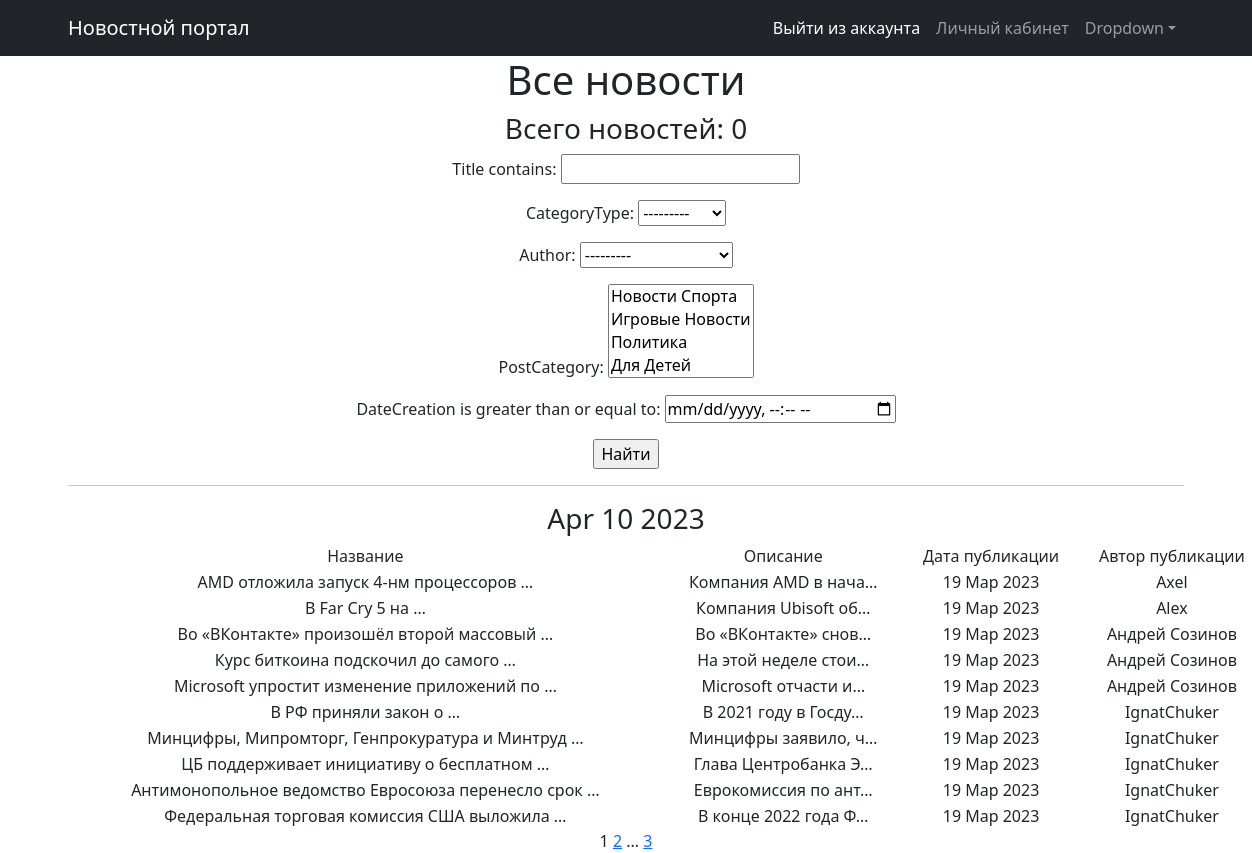
Before: /news/ with the older database file.
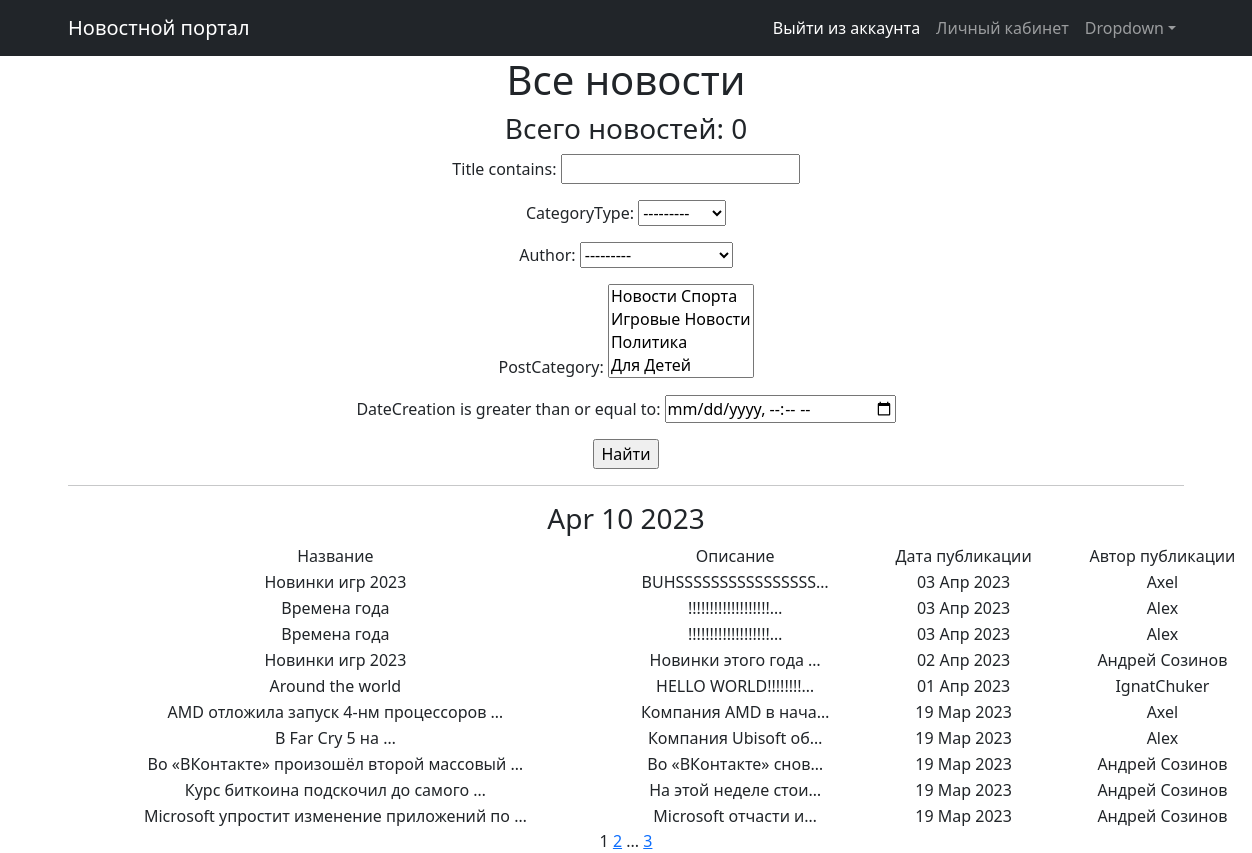
After: the same page with the newer database file.
### news/models.py (models this page shows, shortened)
class Post(models.Model):
    author = models.ForeignKey(Author, on_delete=models.CASCADE)
    NEWS = 'NW'
    ARTICLE = 'AR'
    CATEGORY_CHOICES = (
        (NEWS, 'Новость'),
        (ARTICLE, 'Статья'),
    )
    categoryType = models.CharField(max_length=2, choices=CATEGORY_CHOICES, default=ARTICLE)
    dateCreation = models.DateTimeField(auto_now_add=True)
    postCategory = models.ManyToManyField(Category, through='PostCategory')
    title = models.CharField(max_length=128)
    text = models.TextField()
    rating = models.SmallIntegerField(default=0)

class Author(models.Model):
    authorUser = models.OneToOneField(User, on_delete=models.CASCADE)
    ratingAuthor = models.SmallIntegerField(default=0)
    def __str__(self):
        return self.authorUser.username

### news/views.py (the view)
# urls.py: path('', NewsList.as_view(), name='news_list'),
class NewsList(ListView):
    model = Post
    ordering = '-dateCreation'
    template_name = 'news.html'
    context_object_name = 'news'
    paginate_by = 10
    def get_queryset(self):
        queryset = super().get_queryset()
        self.filterset = NewsFilter(self.request.GET, queryset)
        return self.filterset.qs
    def get_context_data(self, **kwargs):
        context = super().get_context_data(**kwargs)
        context['filterset'] = self.filterset
        return context

### news/models.py (called while the page is built)
    def __str__(self):
        return self.name.title()

### news/templatetags/custom_filters.py (called while the page is built)
@register.filter()
def censor(text):
    censor_words = [
        'редиска', 'Убийство', 'Война', 'ИГИЛ'
    ]
    if type(text) != str:
        raise TypeError('Данные не являются строкой')
    for word in text.split():
        if word in censor_words:
            text = text.replace(word, f"{word[0]}{'*' * (len(word) - 1)}")
    return f'{text}'

### news/templatetags/custom_tags.py (called while the page is built)
@register.simple_tag()
def current_time(format_string='%b %d %Y'):
    return datetime.utcnow().strftime(format_string)

### templates/news.html (shortened to what this page needs)
{% extends 'flatpages/default.html' %}
{% load custom_filters %}
{% load custom_tags %}
{% block content %}
    <h1>Все новости</h1>
    <h3>Всего новостей: {{ newss|length }}</h3>
    <form action="" method="get">
        {{ filterset.form.as_p }}
        <input type="submit" value="Найти" />
    </form>
    <hr>
    {% if news %}
        <h3>{% current_time '%b %d %Y' %}</h3>
        <table align="center" width="1200">
            <tr>
                <tr>
                    <td>Название</td>
                    <td>Описание</td>
                    <td>Дата публикации</td>
                    <td>Автор публикации</td>
                </tr>
                {% for newss in news %}
                    <tr>
                        <td>{{ newss.title|censor|truncatewords:5 }}</td>
                        <td>{{ newss.text|censor|truncatechars:20 }}</td>
                        <td>{{ newss.dateCreation|date:' d M Y' }}</td>
                        <td>{{ newss.author }}</td>
                    </tr>
                {% endfor %}
        </table>
    {% else %}
        <h2>Новостей нет!</h2>
    {% endif %}
    {{ page_obj.number }}
    {% if page_obj.has_next %}
        <a href="?page={{ page_obj.next_page_number }}">{{ page_obj.next_page_number }}</a>
        {% if paginator.num_pages != page_obj.next_page_number %}
            ...
            <a href="?page={{ page_obj.paginator.num_pages }}">{{ page_obj.paginator.num_pages }}</a>
        {% endif %}
    {% endif %}
{% endblock content %}

Changed rows visible on the page:
no longer on this page (row unchanged): Post: title|censor "В РФ приняли закон о …", text|censor "В 2021 году в Госду…", dateCreation "19 Мар 2023", author "IgnatChuker"
no longer on this page (row unchanged): Post: title|censor "Минцифры, Мипромторг, Генпрокуратура и Минтруд …", text|censor "Минцифры заявило, ч…", dateCreation "19 Мар 2023", author "IgnatChuker"
no longer on this page (row unchanged): Post: title|censor "ЦБ поддерживает инициативу о бесплатном …", text|censor "Глава Центробанка Э…", dateCreation "19 Мар 2023", author "IgnatChuker"
no longer on this page (row unchanged): Post: title|censor "Антимонопольное ведомство Евросоюза перенесло срок …", text|censor "Еврокомиссия по ант…", dateCreation "19 Мар 2023", author "IgnatChuker"
no longer on this page (row unchanged): Post: title|censor "Федеральная торговая комиссия США выложила …", text|censor "В конце 2022 года Ф…", dateCreation "19 Мар 2023", author "IgnatChuker"
added Post: title|censor "Новинки игр 2023", text|censor "BUHSSSSSSSSSSSSSSSS…", dateCreation "03 Апр 2023", author "Axel"
added Post: title|censor "Времена года", text|censor "!!!!!!!!!!!!!!!!!!!…", dateCreation "03 Апр 2023", author "Alex"
added Post: title|censor "Времена года", text|censor "!!!!!!!!!!!!!!!!!!!…", dateCreation "03 Апр 2023", author "Alex"
added Post: title|censor "Новинки игр 2023", text|censor "Новинки этого года …", dateCreation "02 Апр 2023", author "Андрей Созинов"
added Post: title|censor "Around the world", text|censor "HELLO WORLD!!!!!!!!…", dateCreation "01 Апр 2023", author "IgnatChuker"
